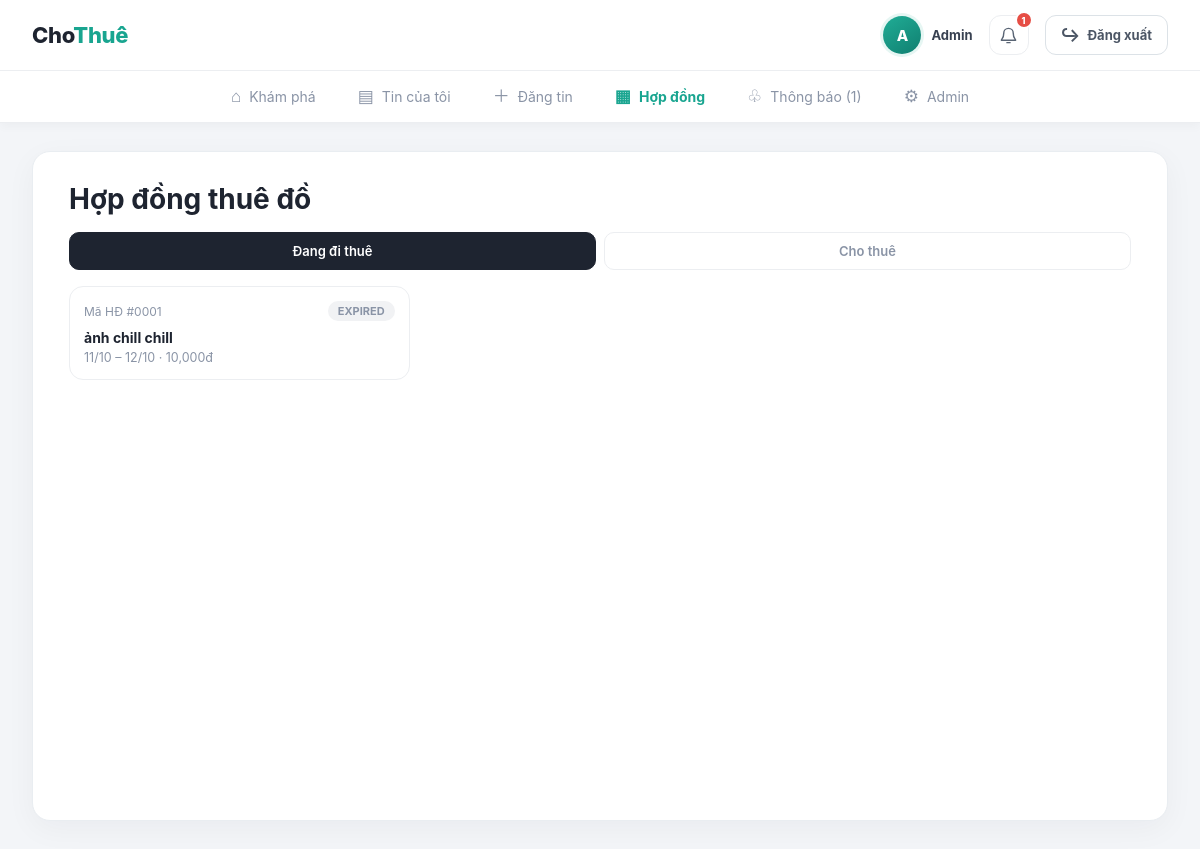
The app's page /don-hang (signed in) with its own data.
### models.py (models this page shows, shortened)
class User(db.Model, UserMixin):
    __tablename__ = "users"
    id = db.Column(db.Integer, primary_key=True)
    full_name = db.Column(db.String(120), nullable=False)
    school_email = db.Column(db.String(160), unique=True, nullable=False)
    phone_number = db.Column(db.String(20), unique=True, nullable=False)
    password_hash = db.Column(db.String(255), nullable=False)
    email_verified = db.Column(db.Boolean, default=False)
    phone_verified = db.Column(db.Boolean, default=False)
    kyc_status = db.Column(db.String(20), default="NONE")  # NONE, PENDING, APPROVED, REJECTED
    kyc_card_image = db.Column(db.String(255))
    trust_score = db.Column(db.Integer, default=100)
    district = db.Column(db.String(60))
    is_admin = db.Column(db.Boolean, default=False)
    created_at = db.Column(db.DateTime, default=datetime.utcnow)
    listings = db.relationship("Listing", backref="owner", lazy=True)

class Booking(db.Model):
    __tablename__ = "bookings"
    id = db.Column(db.Integer, primary_key=True)
    listing_id = db.Column(db.Integer, db.ForeignKey("listings.id"), nullable=False)
    renter_id = db.Column(db.Integer, db.ForeignKey("users.id"), nullable=False)
    lender_id = db.Column(db.Integer, db.ForeignKey("users.id"), nullable=False)
    start_date = db.Column(db.Date, nullable=False)
    end_date = db.Column(db.Date, nullable=False)
    status = db.Column(db.String(20), default="PENDING")
    meetup_note = db.Column(db.String(255))
    total_rent_amount = db.Column(db.Integer, default=0)
    deposit_amount = db.Column(db.Integer, default=0)
    created_at = db.Column(db.DateTime, default=datetime.utcnow)
    approved_at = db.Column(db.DateTime)
    renter = db.relationship("User", foreign_keys=[renter_id])
    lender = db.relationship("User", foreign_keys=[lender_id])
    messages = db.relationship("Message", backref="booking", lazy=True, order_by="Message.sent_at")
    evidences = db.relationship("HandoverEvidence", backref="booking", lazy=True)
    transactions = db.relationship("Transaction", backref="booking", lazy=True)
    dispute = db.relationship("Dispute", backref="booking", uselist=False)
    review = db.relationship("Review", backref="booking", lazy=True)

class Listing(db.Model):
    __tablename__ = "listings"
    id = db.Column(db.Integer, primary_key=True)
    owner_id = db.Column(db.Integer, db.ForeignKey("users.id"), nullable=False)
    title = db.Column(db.String(160), nullable=False)
    description = db.Column(db.Text)
    category = db.Column(db.String(60))
    district = db.Column(db.String(60))
    price_per_day = db.Column(db.Integer, nullable=False)
    deposit_amount = db.Column(db.Integer, default=0)
    status = db.Column(db.String(20), default="AVAILABLE")  # AVAILABLE, RENTED, HIDDEN
    created_at = db.Column(db.DateTime, default=datetime.utcnow)
    images = db.relationship("ListingImage", backref="listing", lazy=True, cascade="all, delete-orphan")
    bookings = db.relationship("Booking", backref="listing", lazy=True)
    blocks = db.relationship("AvailabilityBlock", backref="listing", lazy=True, cascade="all, delete-orphan")

### routes/booking_routes.py (the view)
@login_required
def booking_list():
    tab = request.args.get("tab", "thue")  # thue = renter, cho = lender
    if tab == "cho":
        bookings = Booking.query.filter_by(lender_id=current_user.id).order_by(Booking.created_at.desc()).all()
    else:
        bookings = Booking.query.filter_by(renter_id=current_user.id).order_by(Booking.created_at.desc()).all()
    return render_template("bookings/list.html", bookings=bookings, tab=tab)

### app.py (called while the page is built, shortened)
def ensure_database_schema():
    global _schema_ready

@app.before_request
def protect_post_requests_from_csrf():
    if request.method == "POST":
        expected = session.get("_csrf_token", "")
        submitted = request.form.get("csrf_token", "")
        if not expected or not submitted or not hmac.compare_digest(expected, submitted):
            abort(400)

@app.before_request
def prepare_database_and_expire_bookings():
    ensure_database_schema()
    if request.path.startswith(("/don-hang", "/san-pham/")):
        booking_service.expire_stale_bookings()

@login_manager.user_loader
def load_user(user_id):
    return User.query.get(int(user_id))

@app.context_processor
def inject_unread_notification_count():
    token = session.setdefault("_csrf_token", secrets.token_urlsafe(32))
    if current_user.is_authenticated:
        return {
            "unread_notification_count": notification_service.unread_count(current_user.id),
            "csrf_token": token,
        }
    return {"unread_notification_count": 0, "csrf_token": token}

### services/notification_service.py (called while the page is built)
def unread_count(user_id):
    return Notification.query.filter_by(user_id=user_id, read_at=None).count()

### templates/bookings/list.html (shortened to what this page needs)
{% extends "base.html" %}
{% block content %}
  <h1>Hợp đồng thuê đồ</h1>
  <div class="tab-row">
    <a class="{{ 'active' if tab=='thue' else '' }}" href="{{ url_for('booking_list', tab='thue') }}">Đang đi thuê</a>
    <a class="{{ 'active' if tab=='cho' else '' }}" href="{{ url_for('booking_list', tab='cho') }}">Cho thuê</a>
  </div>
  {% if bookings %}
    <div class="booking-list-grid">
    {% for b in bookings %}
    <a class="booking-card booking-list-card" href="{{ url_for('booking_detail', booking_id=b.id) }}">
      <div class="top">
        <span class="code">Mã HĐ #{{ '%04d'|format(b.id) }}</span>
        <span class="status-pill st-{{ b.status }}">{{ b.status }}</span>
      </div>
      <div class="booking-card-title">{{ b.listing.title }}</div>
      <div class="muted booking-card-meta">
        {{ b.start_date.strftime('%d/%m') }} – {{ b.end_date.strftime('%d/%m') }}
        · {{ "{:,}".format(b.total_rent_amount) }}đ
      </div>
    </a>
    {% endfor %}
    </div>
  {% else %}
  <div class="empty-state">Chưa có hợp đồng nào ở mục này.</div>
  {% endif %}
{% endblock %}

### templates/base.html (shortened to what this page needs)
<!DOCTYPE html>
<html lang="vi">
<head>
<link rel="stylesheet" href="{{ url_for('static', filename='css/style.css') }}">
</head>
<body>
  <header class="topbar">
    <div class="topbar-inner">
      <a href="{{ url_for('index') }}" class="brand">Cho<span>Thuê</span></a>
      {% if current_user.is_authenticated %}
      <div class="header-actions">
        <div class="header-profile" aria-label="Tài khoản {{ current_user.full_name }}">
          <span class="profile-avatar">{{ current_user.full_name.strip()[:1]|upper }}</span>
          <span class="profile-name">{{ current_user.full_name }}</span>
        </div>
        <a class="notification-button" href="{{ url_for('notifications') }}" aria-label="Thông báo{% if unread_notification_count %}, {{ unread_notification_count }} chưa đọc{% endif %}" title="Thông báo">
          <svg viewBox="0 0 24 24" aria-hidden="true"><path d="M18 9a6 6 0 0 0-12 0c0 7-3 7-3 9h18c0-2-3-2-3-9M10 21h4"/></svg>
          {% if unread_notification_count %}<span class="notification-count">{{ '99+' if unread_notification_count > 99 else unread_notification_count }}</span>{% endif %}
        </a>
        <form method="post" action="{{ url_for('logout') }}" class="logout-form">
          <button class="logout-button" type="submit"><span aria-hidden="true">↪</span> Đăng xuất</button>
        </form>
      </div>
      {% else %}
      <div class="header-actions"><a href="{{ url_for('login') }}" class="login-link">Đăng nhập</a><a href="{{ url_for('register') }}" class="register-link">Tạo tài khoản</a></div>
      {% endif %}
    </div>
  </header>
  {% if current_user.is_authenticated %}
  <nav class="bottom-nav">
    <a href="{{ url_for('index') }}" class="{{ 'active' if request.endpoint=='index' else '' }}">
      <span class="ic">⌂</span><span>Khám phá</span>
    </a>
    <a href="{{ url_for('my_listings') }}" class="{{ 'active' if request.endpoint=='my_listings' else '' }}">
      <span class="ic">▤</span><span>Tin của tôi</span>
    </a>
    <a href="{{ url_for('create_listing') }}" class="{{ 'active' if request.endpoint=='create_listing' else '' }}">
      <span class="ic">＋</span><span>Đăng tin</span>
    </a>
    <a href="{{ url_for('booking_list') }}" class="{{ 'active' if request.endpoint in ['booking_list','booking_detail'] else '' }}">
      <span class="ic">▦</span><span>Hợp đồng</span>
    </a>
    <a href="{{ url_for('notifications') }}" class="{{ 'active' if request.endpoint in ['notifications','mark_notification_read'] else '' }}">
      <span class="ic">♧</span><span>Thông báo{% if unread_notification_count %} ({{ unread_notification_count }}){% endif %}</span>
    </a>
    {% if current_user.is_admin %}
    <a href="{{ url_for('admin_dashboard') }}" class="{{ 'active' if request.endpoint=='admin_dashboard' else '' }}">
      <span class="ic">⚙</span><span>Admin</span>
    </a>
    {% endif %}
  </nav>
  {% endif %}
  <main class="page">
    {% block content %}{% endblock %}
  </main>
</body>
</html>

### records on screen
User: full_name "A", full_name "Admin"
Booking: id "0001", status "EXPIRED", listing "ảnh chill chill", start_date "11/10", end_date "12/10", total_rent_amount "10,000"

### other values on screen
{{ '99+' if unread_notification_count > 99 else unread_notification_count }} "1"
{{ unread_notification_count }} "1"
